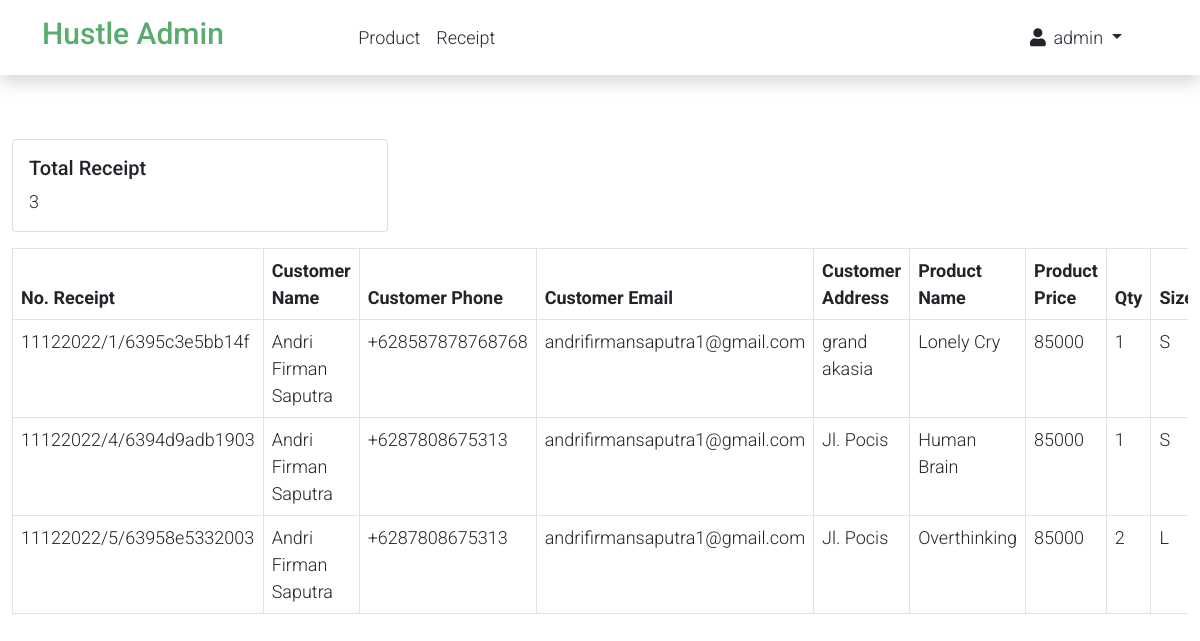
The page /receipt_admin.php (signed in) on the database its author committed.
### tables this page shows
CREATE TABLE `receipt` (
  `no_receipt` varchar(50) NOT NULL,
  `customer_name` varchar(100) NOT NULL,
  `customer_phone` varchar(20) NOT NULL,
  `customer_email` varchar(100) NOT NULL,
  `customer_address` text NOT NULL,
  `product_id` int(11) NOT NULL,
  `qty` int(11) NOT NULL,
  `size` varchar(10) NOT NULL,
  `total` int(11) NOT NULL,
  `note` text DEFAULT '-',
  `date_checkout` datetime NOT NULL,
  `status` enum('process','completed') DEFAULT 'process'
);

CREATE TABLE `product` (
  `product_id` int(11) NOT NULL,
  `product_name` varchar(100) NOT NULL,
  `product_stock` int(11) NOT NULL,
  `product_price` int(11) NOT NULL,
  `product_description` text NOT NULL,
  `product_img` text NOT NULL
);

### receipt_admin.php (the view, shortened to what this page needs)
<?php
    require_once 'connection.php';
    $totalReceipt = mysqli_num_rows(mysqli_query($conn, "SELECT * FROM receipt"));
    $receipt = mysqli_query($conn, "SELECT * FROM receipt INNER JOIN product ON receipt.product_id = product.product_id");
 ?>
<!DOCTYPE html>
<html lang="en">
<head>
    <link rel="stylesheet" href="assets/css/bootstrap.min.css">
    <link rel="stylesheet" href="assets/css/templatemo.css">
    <link rel="stylesheet" href="assets/css/custom.css">
    <link rel="stylesheet" href="assets/css/fontawesome.min.css">
</head>
<body>
    <?php include 'header_admin.php'; ?>
    <section class="py-5">
        <div class="container-fluid">
            <div class="row py-3">
                <div class="col-md-4">
                    <div class="card">
                      <div class="card-body">
                        <h5 class="card-title">Total Receipt</h5>
                        <p class="card-text"><?= $totalReceipt; ?></p>
                      </div>
                    </div>
                </div>
            </div>
            <div class="row">
                <div class="col">
                    <div class="table-responsive">
                        <table class="table table-bordered">
                            <thead>
                                <tr>
                                    <th>No. Receipt</th>
                                    <th>Customer Name</th>
                                    <th>Customer Phone</th>
                                    <th>Customer Email</th>
                                    <th>Customer Address</th>
                                    <th>Product Name</th>
                                    <th>Product Price</th>
                                    <th>Qty</th>
                                    <th>Size</th>
                                </tr>
                            </thead>
                            <tbody>
                                <?php foreach ($receipt as $receipt): ?>
                                    <tr>
                                        <td><?= $receipt['no_receipt']; ?></td>
                                        <td><?= $receipt['customer_name']; ?></td>
                                        <td><?= $receipt['customer_phone']; ?></td>
                                        <td><?= $receipt['customer_email']; ?></td>
                                        <td><?= $receipt['customer_address']; ?></td>
                                        <td><?= $receipt['product_name']; ?></td>
                                        <td><?= $receipt['product_price']; ?></td>
                                        <td><?= $receipt['qty']; ?></td>
                                        <td><?= $receipt['size']; ?></td>
                                    </tr>
                                <?php endforeach ?>
                            </tbody>
                        </table>
                    </div>
                </div>
            </div>
        </div>
    </section>
</body>
</html>

### assets/css/templatemo.css (style rules this page uses)
body, ul, li, p, a, label, input, div { font-family: 'Roboto', sans-serif; font-size: 18px !important; font-weight: 300 !important; }

### rows shown on the page
receipt: no_receipt "11122022/1/6395c3e5bb14f", customer_name "Andri Firman Saputra", customer_phone "+628587878768768", customer_email "andrifirmansaputra1@gmail.com", customer_address "grand akasia", product.product_name "Lonely Cry", product.product_price "85000", qty "1", size "S"
receipt: no_receipt "11122022/4/6394d9adb1903", customer_name "Andri Firman Saputra", customer_phone "+6287808675313", customer_email "andrifirmansaputra1@gmail.com", customer_address "Jl. Pocis", product.product_name "Human Brain", product.product_price "85000", qty "1", size "S"
receipt: no_receipt "11122022/5/63958e5332003", customer_name "Andri Firman Saputra", customer_phone "+6287808675313", customer_email "andrifirmansaputra1@gmail.com", customer_address "Jl. Pocis", product.product_name "Overthinking", product.product_price "85000", qty "2", size "L"

### other values the page prints
$_SESSION['username'] "admin"
$totalReceipt "3"
